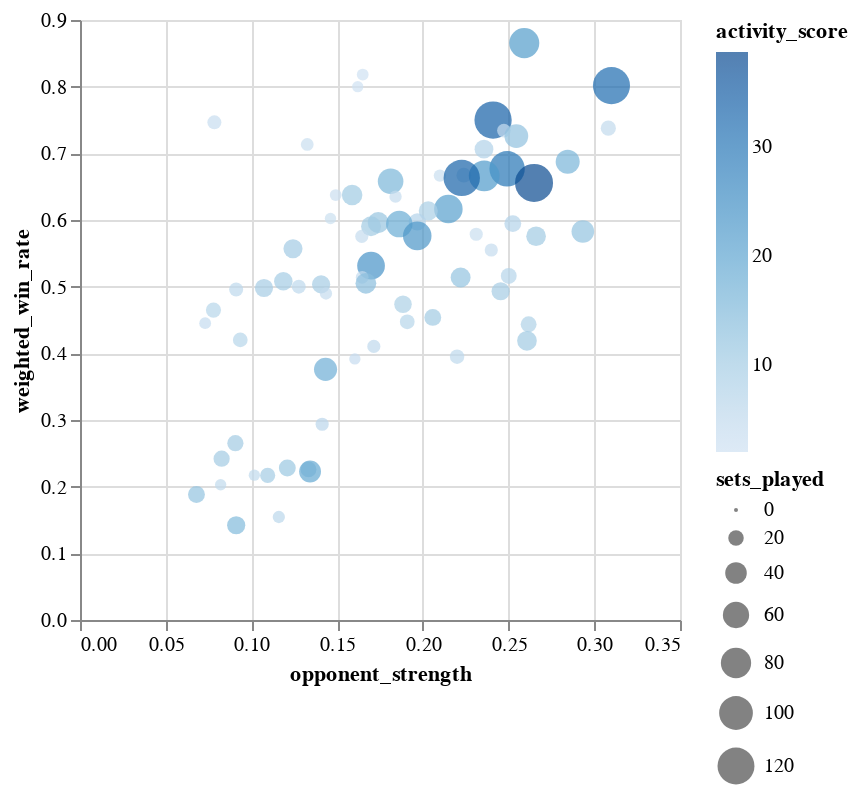

Source (notebook cell):
### Code cell
import pandas as pd
import altair as alt  # or plotly/matplotlib
df = pd.read_csv("marth_ga.csv")
viz_df = df[(df["sets_played"] >= 10) & (df["home_state"] == "GA")]
chart = alt.Chart(viz_df).mark_circle().encode(
    x="opponent_strength",
    y="weighted_win_rate",
    size="sets_played",
    color="activity_score",
    tooltip=["gamer_tag", "events_played", "win_rate", "avg_seed_delta"]
)
chart.interactive()
